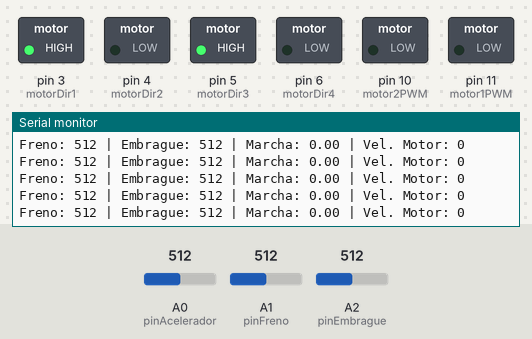
Bench run of a sketch on a simulated Arduino Uno, built with avr-gcc and run on an emulated ATmega328P. Shown: switched loads named in the sketch (green lamp = pin HIGH), the last lines printed to the serial monitor. The inputs (shaded band) are chosen by the test bench; at power-on: A1 (pinFreno) = 512, A2 (pinEmbrague) = 512, A0 (pinAcelerador) = 512.

Above: at 1.2 s.
1.3 s: A1 (pinFreno) set to 104
At 1.42 s:
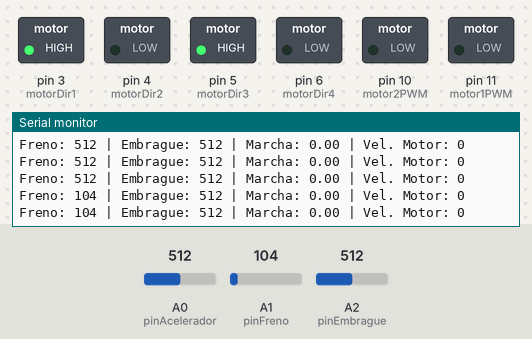
4.3 s: A1 (pinFreno) set to 93
At 4.3 s:
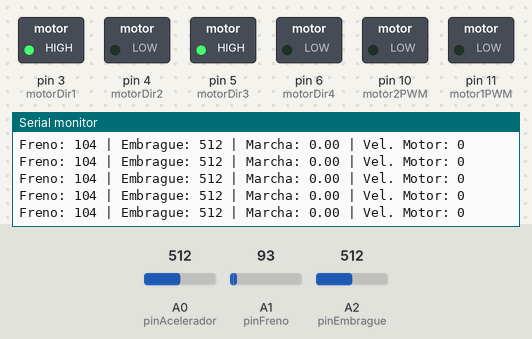
7.3 s: A2 (pinEmbrague) set to 104
At 7.32 s:
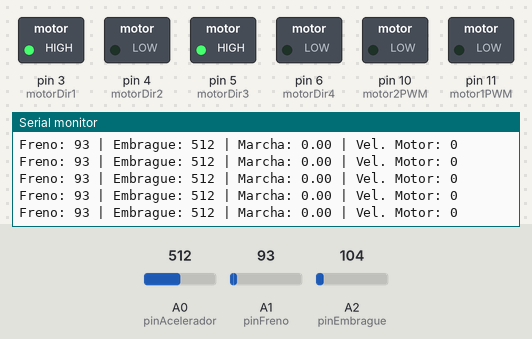
10.3 s: A2 (pinEmbrague) set to 93
At 10.33 s:
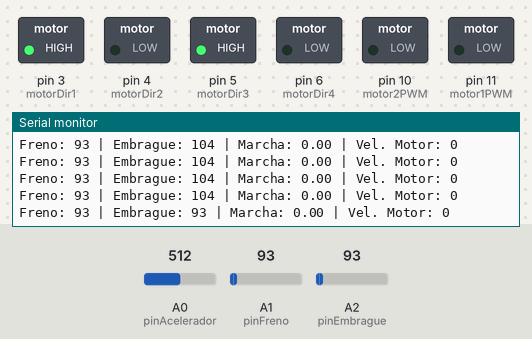
Timing chart, 0 to 13.3 s (numbered marks = the images above; inputs shaded):
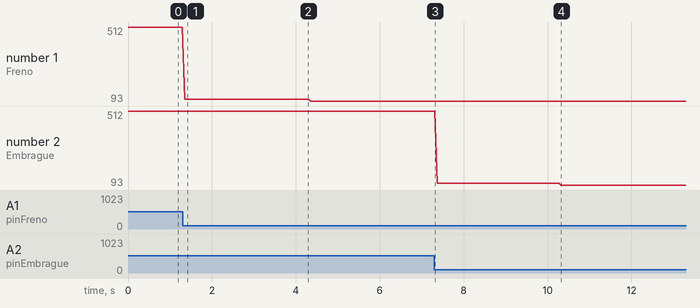

The sketch:

automovil.ino
```cpp
const int pinAcelerador = A0;  // Potenciómetro del acelerador
const int pinFreno = A1;       // Potenciómetro del freno
const int pinEmbrague = A2;    // Potenciómetro del embrague

// Pines de los Botones de Marcha
const int botonNeutro = 7;
const int boton1 = 8;
const int boton2 = 9;
const int boton3 = 12;

// Pines de Salida al Motor (L298N)
const int motor1PWM = 11;
const int motor2PWM = 10;// Velocidad
const int motorDir1 = 3;
const int motorDir2 = 4;
const int motorDir3 = 5;
const int motorDir4 = 6;// Dirección

float multiplicadorMarcha = 0.0;
float marchaActual = 0.0;

void setup() {
  pinMode(pinAcelerador, INPUT);
  pinMode(pinFreno, INPUT);
  pinMode(pinEmbrague, INPUT);

  pinMode(botonNeutro, INPUT_PULLUP);
  pinMode(boton1, INPUT_PULLUP);
  pinMode(boton2, INPUT_PULLUP);
  pinMode(boton3, INPUT_PULLUP);

  pinMode(motor1PWM, OUTPUT);
  pinMode(motor2PWM, OUTPUT);
  pinMode(motorDir1, OUTPUT);
  pinMode(motorDir2, OUTPUT);
  pinMode(motorDir3, OUTPUT);
  pinMode(motorDir4, OUTPUT);


  digitalWrite(motorDir1, HIGH);
  digitalWrite(motorDir2, LOW);
  digitalWrite(motorDir3, HIGH);
  digitalWrite(motorDir4, LOW);

  Serial.begin(9600);
}

void loop() {
  // 1. LÓGICA DE EMBRAGUE Y MARCHAS
  int valorEmbrague = analogRead(pinEmbrague);

  if (valorEmbrague > 800) { // Si el embrague está pisado
    if (digitalRead(botonNeutro) == LOW) {
      marchaActual = 0.0;
    }
    else if (digitalRead(boton1) == LOW) {
      marchaActual = 0.4; // 1ra
    }
    else if (digitalRead(boton2) == LOW) {
      marchaActual = 0.7; // 2da
    }
    else if (digitalRead(boton3) == LOW) {
      marchaActual = 1.0; // 3ra
    }
  }
  multiplicadorMarcha = marchaActual;

  // 2. CÁLCULO DE ACELERACIÓN Y MARCHA
  int valorPedal = analogRead(pinAcelerador);
  float velocidadAcelerador = map(valorPedal, 0, 1023, 0, 255);
  float velocidadFinal = velocidadAcelerador * multiplicadorMarcha;

  // 3. LÓGICA DE FRENO
  int valorFreno = analogRead(pinFreno);

  // Si el freno es mayor a 100, reducimos o cortamos la velocidad
  if (valorFreno > 100) {
    // Opcional: Freno proporcional (cuanto más pisas, más frena)
    int reduccionFreno = map(valorFreno, 0, 1023, 0, 255);
    velocidadFinal = velocidadFinal - reduccionFreno;

    // Si la velocidad baja de 0, la dejamos en 0
    if (velocidadFinal < 0) {
      velocidadFinal = 0;
    }
  }

  // 4. MANDAMOS LA VELOCIDAD FINAL AL MOTOR
  int velocidadInt = (int)velocidadFinal;
  analogWrite(motor1PWM, velocidadInt);
  analogWrite(motor2PWM, velocidadInt);

  // 5. MONITOR SERIE (Para ver todo en vivo)
  Serial.print("Freno: ");
  Serial.print(valorFreno);
  Serial.print(" | Embrague: ");
  Serial.print(valorEmbrague);
  Serial.print(" | Marcha: ");
  Serial.print(multiplicadorMarcha);
  Serial.print(" | Vel. Motor: ");
  Serial.println((int)velocidadFinal);

  delay(50);
}
```

Measured:
- after the input at 1.3 s, the serial monitor: prints a new line after 0.05 s (image 1)
- after the input at 10.3 s, the serial monitor: prints a new line at once (image 4)
- plotted number 1: 512 → 104 after the input at 1.3 s, 104 → 93 after the input at 4.3 s
- plotted number 2: 512 → 104 after the input at 7.3 s
